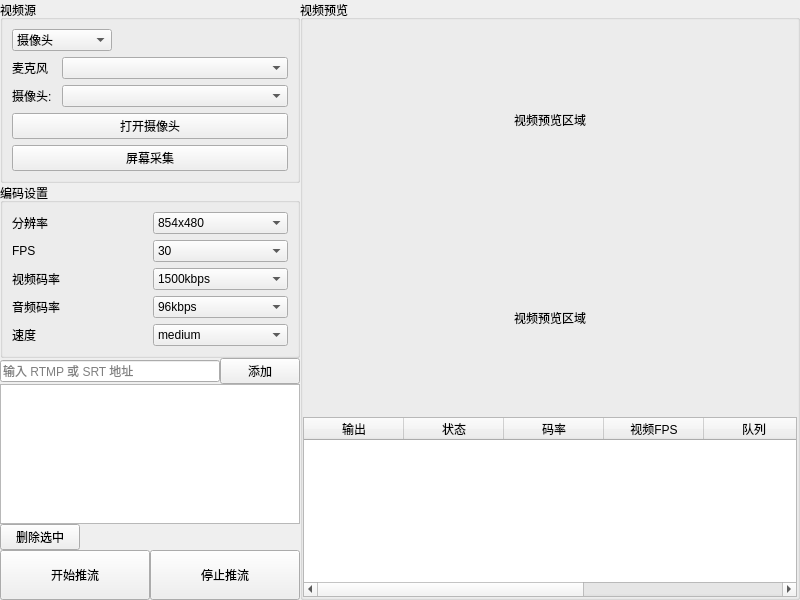
<?xml version="1.0" encoding="UTF-8"?>
<ui version="4.0">
 <class>MainWindow</class>
 <widget class="QMainWindow" name="MainWindow">
  <property name="geometry">
   <rect>
    <x>0</x>
    <y>0</y>
    <width>800</width>
    <height>600</height>
   </rect>
  </property>
  <property name="windowTitle">
   <string>MainWindow</string>
  </property>
  <widget class="QWidget" name="centralwidget">
   <layout class="QHBoxLayout" name="horizontalLayout">
    <property name="spacing">
     <number>0</number>
    </property>
    <property name="leftMargin">
     <number>0</number>
    </property>
    <property name="topMargin">
     <number>0</number>
    </property>
    <property name="rightMargin">
     <number>0</number>
    </property>
    <property name="bottomMargin">
     <number>0</number>
    </property>
    <item>
     <widget class="QWidget" name="controWidget" native="true">
      <property name="minimumSize">
       <size>
        <width>300</width>
        <height>0</height>
       </size>
      </property>
      <property name="maximumSize">
       <size>
        <width>300</width>
        <height>16777215</height>
       </size>
      </property>
      <layout class="QVBoxLayout" name="verticalLayout">
       <property name="spacing">
        <number>0</number>
       </property>
       <property name="leftMargin">
        <number>0</number>
       </property>
       <property name="topMargin">
        <number>0</number>
       </property>
       <property name="rightMargin">
        <number>0</number>
       </property>
       <property name="bottomMargin">
        <number>0</number>
       </property>
       <item>
        <widget class="QGroupBox" name="sourceGroupBox">
         <property name="title">
          <string>视频源</string>
         </property>
         <layout class="QVBoxLayout" name="verticalLayout_3">
          <item>
           <widget class="QComboBox" name="sourceComboBox">
            <property name="minimumSize">
             <size>
              <width>100</width>
              <height>0</height>
             </size>
            </property>
            <property name="maximumSize">
             <size>
              <width>100</width>
              <height>16777215</height>
             </size>
            </property>
            <item>
             <property name="text">
              <string>摄像头</string>
             </property>
            </item>
            <item>
             <property name="text">
              <string>屏幕</string>
             </property>
            </item>
           </widget>
          </item>
          <item>
           <widget class="QWidget" name="widget_4" native="true">
            <layout class="QHBoxLayout" name="horizontalLayout_6">
             <property name="spacing">
              <number>0</number>
             </property>
             <property name="leftMargin">
              <number>0</number>
             </property>
             <property name="topMargin">
              <number>0</number>
             </property>
             <property name="rightMargin">
              <number>0</number>
             </property>
             <property name="bottomMargin">
              <number>0</number>
             </property>
             <item>
              <widget class="QLabel" name="label_8">
               <property name="minimumSize">
                <size>
                 <width>50</width>
                 <height>0</height>
                </size>
               </property>
               <property name="maximumSize">
                <size>
                 <width>50</width>
                 <height>16777215</height>
                </size>
               </property>
               <property name="text">
                <string>麦克风</string>
               </property>
              </widget>
             </item>
             <item>
              <widget class="QComboBox" name="microphoneDeviceComboBox"/>
             </item>
            </layout>
           </widget>
          </item>
          <item>
           <widget class="QWidget" name="widget_3" native="true">
            <layout class="QHBoxLayout" name="horizontalLayout_4">
             <property name="spacing">
              <number>0</number>
             </property>
             <property name="leftMargin">
              <number>0</number>
             </property>
             <property name="topMargin">
              <number>0</number>
             </property>
             <property name="rightMargin">
              <number>0</number>
             </property>
             <property name="bottomMargin">
              <number>0</number>
             </property>
             <item>
              <widget class="QLabel" name="label_7">
               <property name="minimumSize">
                <size>
                 <width>50</width>
                 <height>0</height>
                </size>
               </property>
               <property name="maximumSize">
                <size>
                 <width>50</width>
                 <height>16777215</height>
                </size>
               </property>
               <property name="text">
                <string>摄像头:</string>
               </property>
              </widget>
             </item>
             <item>
              <widget class="QComboBox" name="camerDeviceComboBox"/>
             </item>
            </layout>
           </widget>
          </item>
          <item>
           <widget class="QPushButton" name="cameraButton">
            <property name="text">
             <string>打开摄像头</string>
            </property>
           </widget>
          </item>
          <item>
           <widget class="QPushButton" name="screenButton">
            <property name="text">
             <string>屏幕采集</string>
            </property>
           </widget>
          </item>
         </layout>
        </widget>
       </item>
       <item>
        <widget class="QGroupBox" name="encodingGroupBox">
         <property name="title">
          <string>编码设置</string>
         </property>
         <layout class="QGridLayout" name="gridLayout">
          <item row="2" column="0">
           <widget class="QLabel" name="label_4">
            <property name="text">
             <string>视频码率</string>
            </property>
           </widget>
          </item>
          <item row="1" column="1">
           <widget class="QComboBox" name="fpsComboBox">
            <item>
             <property name="text">
              <string>30</string>
             </property>
            </item>
            <item>
             <property name="text">
              <string>60</string>
             </property>
            </item>
           </widget>
          </item>
          <item row="3" column="0">
           <widget class="QLabel" name="label_5">
            <property name="text">
             <string>音频码率</string>
            </property>
           </widget>
          </item>
          <item row="4" column="0">
           <widget class="QLabel" name="label_6">
            <property name="text">
             <string>速度</string>
            </property>
           </widget>
          </item>
          <item row="3" column="1">
           <widget class="QComboBox" name="audioBitrateComboBox">
            <item>
             <property name="text">
              <string>96kbps</string>
             </property>
            </item>
            <item>
             <property name="text">
              <string>128kbps</string>
             </property>
            </item>
            <item>
             <property name="text">
              <string>192kbps</string>
             </property>
            </item>
           </widget>
          </item>
          <item row="1" column="0">
           <widget class="QLabel" name="label_3">
            <property name="text">
             <string>FPS</string>
            </property>
           </widget>
          </item>
          <item row="4" column="1">
           <widget class="QComboBox" name="presetComboBox">
            <item>
             <property name="text">
              <string>medium</string>
             </property>
            </item>
            <item>
             <property name="text">
              <string>fast</string>
             </property>
            </item>
            <item>
             <property name="text">
              <string>faster</string>
             </property>
            </item>
            <item>
             <property name="text">
              <string>veryfast</string>
             </property>
            </item>
            <item>
             <property name="text">
              <string>superfast</string>
             </property>
            </item>
            <item>
             <property name="text">
              <string>ultrafast</string>
             </property>
            </item>
           </widget>
          </item>
          <item row="2" column="1">
           <widget class="QComboBox" name="videoBitrateComboBox">
            <item>
             <property name="text">
              <string>1500kbps</string>
             </property>
            </item>
            <item>
             <property name="text">
              <string>2500kbps</string>
             </property>
            </item>
            <item>
             <property name="text">
              <string>4000kbps</string>
             </property>
            </item>
            <item>
             <property name="text">
              <string>6000kbps</string>
             </property>
            </item>
           </widget>
          </item>
          <item row="0" column="1">
           <widget class="QComboBox" name="resolutionComboBox">
            <item>
             <property name="text">
              <string>854x480</string>
             </property>
            </item>
            <item>
             <property name="text">
              <string>1280x720</string>
             </property>
            </item>
            <item>
             <property name="text">
              <string>1920x1080</string>
             </property>
            </item>
           </widget>
          </item>
          <item row="0" column="0">
           <widget class="QLabel" name="label_2">
            <property name="text">
             <string>分辨率</string>
            </property>
           </widget>
          </item>
         </layout>
        </widget>
       </item>
       <item>
        <widget class="QWidget" name="widget_5" native="true">
         <layout class="QVBoxLayout" name="verticalLayout_2">
          <property name="spacing">
           <number>0</number>
          </property>
          <property name="leftMargin">
           <number>0</number>
          </property>
          <property name="topMargin">
           <number>0</number>
          </property>
          <property name="rightMargin">
           <number>0</number>
          </property>
          <property name="bottomMargin">
           <number>0</number>
          </property>
          <item>
           <widget class="QWidget" name="widget_6" native="true">
            <layout class="QHBoxLayout" name="horizontalLayout_3">
             <property name="spacing">
              <number>0</number>
             </property>
             <property name="leftMargin">
              <number>0</number>
             </property>
             <property name="topMargin">
              <number>0</number>
             </property>
             <property name="rightMargin">
              <number>0</number>
             </property>
             <property name="bottomMargin">
              <number>0</number>
             </property>
             <item>
              <widget class="QLineEdit" name="rtmpUrlEdit">
               <property name="text">
                <string/>
               </property>
               <property name="placeholderText">
                <string>输入 RTMP 或 SRT 地址</string>
               </property>
              </widget>
             </item>
             <item>
              <widget class="QPushButton" name="addOutputButton">
               <property name="text">
                <string>添加</string>
               </property>
              </widget>
             </item>
            </layout>
           </widget>
          </item>
          <item>
           <widget class="QListWidget" name="outputListWidget"/>
          </item>
          <item>
           <widget class="QPushButton" name="removeOutputButton">
            <property name="minimumSize">
             <size>
              <width>80</width>
              <height>0</height>
             </size>
            </property>
            <property name="maximumSize">
             <size>
              <width>80</width>
              <height>16777215</height>
             </size>
            </property>
            <property name="text">
             <string>删除选中</string>
            </property>
           </widget>
          </item>
         </layout>
        </widget>
       </item>
       <item>
        <widget class="QWidget" name="widget_2" native="true">
         <property name="minimumSize">
          <size>
           <width>0</width>
           <height>50</height>
          </size>
         </property>
         <property name="maximumSize">
          <size>
           <width>16777215</width>
           <height>50</height>
          </size>
         </property>
         <layout class="QHBoxLayout" name="horizontalLayout_5">
          <property name="spacing">
           <number>0</number>
          </property>
          <property name="leftMargin">
           <number>0</number>
          </property>
          <property name="topMargin">
           <number>0</number>
          </property>
          <property name="rightMargin">
           <number>0</number>
          </property>
          <property name="bottomMargin">
           <number>0</number>
          </property>
          <item>
           <widget class="QPushButton" name="startButton">
            <property name="minimumSize">
             <size>
              <width>0</width>
              <height>50</height>
             </size>
            </property>
            <property name="maximumSize">
             <size>
              <width>16777215</width>
              <height>50</height>
             </size>
            </property>
            <property name="text">
             <string>开始推流</string>
            </property>
           </widget>
          </item>
          <item>
           <widget class="QPushButton" name="stopButton">
            <property name="minimumSize">
             <size>
              <width>0</width>
              <height>50</height>
             </size>
            </property>
            <property name="maximumSize">
             <size>
              <width>16777215</width>
              <height>50</height>
             </size>
            </property>
            <property name="text">
             <string>停止推流</string>
            </property>
           </widget>
          </item>
         </layout>
        </widget>
       </item>
      </layout>
     </widget>
    </item>
    <item>
     <widget class="QGroupBox" name="previewGroupBox">
      <property name="title">
       <string>视频预览</string>
      </property>
      <layout class="QVBoxLayout" name="verticalLayout_4" stretch="0,0,1">
       <property name="spacing">
        <number>0</number>
       </property>
       <property name="leftMargin">
        <number>0</number>
       </property>
       <property name="topMargin">
        <number>0</number>
       </property>
       <property name="rightMargin">
        <number>0</number>
       </property>
       <property name="bottomMargin">
        <number>0</number>
       </property>
       <item>
        <widget class="QLabel" name="previewLabel">
         <property name="text">
          <string>视频预览区域</string>
         </property>
         <property name="alignment">
          <set>Qt::AlignCenter</set>
         </property>
        </widget>
       </item>
       <item>
        <widget class="QLabel" name="previewLabel1">
         <property name="text">
          <string>视频预览区域</string>
         </property>
         <property name="alignment">
          <set>Qt::AlignCenter</set>
         </property>
        </widget>
       </item>
       <item>
        <widget class="QTableWidget" name="statsTableWidget">
         <property name="minimumSize">
          <size>
           <width>0</width>
           <height>140</height>
          </size>
         </property>
         <property name="maximumSize">
          <size>
           <width>16777215</width>
           <height>180</height>
          </size>
         </property>
         <property name="editTriggers">
          <set>QAbstractItemView::NoEditTriggers</set>
         </property>
         <property name="alternatingRowColors">
          <bool>true</bool>
         </property>
         <property name="selectionMode">
          <enum>QAbstractItemView::NoSelection</enum>
         </property>
         <property name="columnCount">
          <number>7</number>
         </property>
         <attribute name="horizontalHeaderStretchLastSection">
          <bool>true</bool>
         </attribute>
         <attribute name="verticalHeaderVisible">
          <bool>false</bool>
         </attribute>
         <attribute name="verticalHeaderStretchLastSection">
          <bool>false</bool>
         </attribute>
         <column>
          <property name="text">
           <string>输出</string>
          </property>
         </column>
         <column>
          <property name="text">
           <string>状态</string>
          </property>
         </column>
         <column>
          <property name="text">
           <string>码率</string>
          </property>
         </column>
         <column>
          <property name="text">
           <string>视频FPS</string>
          </property>
         </column>
         <column>
          <property name="text">
           <string>队列</string>
          </property>
         </column>
         <column>
          <property name="text">
           <string>丢弃</string>
          </property>
         </column>
         <column>
          <property name="text">
           <string>音画差</string>
          </property>
         </column>
        </widget>
       </item>
      </layout>
     </widget>
    </item>
   </layout>
  </widget>
 </widget>
 <resources/>
 <connections/>
</ui>
